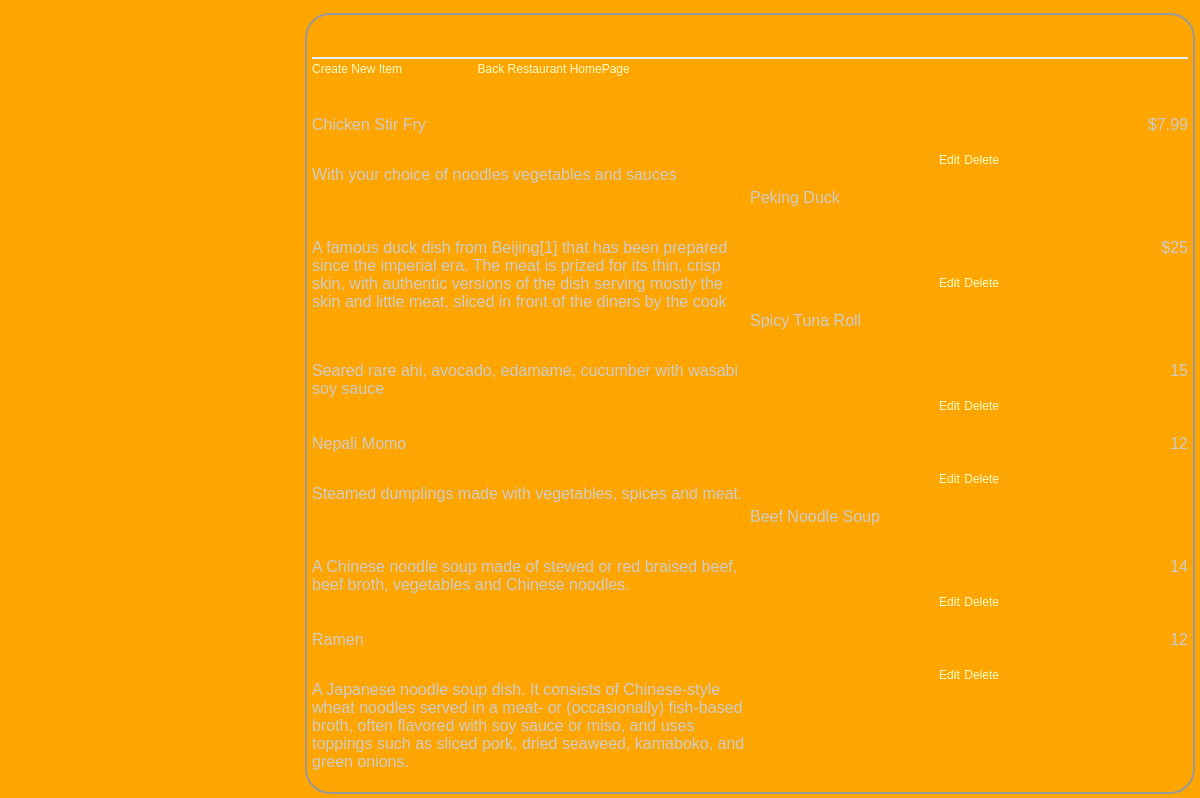
The page /restaurants/2/menu/ on the database its author committed.
### database_setup.py (models this page shows, shortened)
class MenuItem(Base):
    __tablename__ = 'menu_item'
    name = Column(String(80), nullable=False)
    id = Column(Integer, primary_key=True)
    description = Column(String(250))
    price = Column(String(8))
    course = Column(String(250))
    restaurant_id = Column(Integer, ForeignKey('restaurant.id'))
    restaurant = relationship(Restaurant)

### finalProject.py (the view)
@app.route('/restaurants/<int:restaurant_id>/')
@app.route('/restaurants/<int:restaurant_id>/menu/')
def showMenu(restaurant_id):
    restaurant = session.query(Restaurant).filter_by(id=restaurant_id).one()
    menu_list= session.query(MenuItem).filter_by(restaurant_id=restaurant_id).all()
    noRestaurantMessage = ""
    if len(menu_list) == 0:
        nullMessage = "There is no menu item yet."
    return render_template('menu.html', restaurant=restaurant, items=menu_list, Message=noRestaurantMessage)

### templates/menu.html (shortened to what this page needs)
<html>
<head>
	<link rel=stylesheet type=text/css href="{{ url_for('static', filename='styles.css') }}">
</head>
<body>
  <div class = 'pane'>
    <div class = 'header'> <h1>{{ restaurant.name }}</h1></div>
		{% if items == '' %}
			  <h3>{{ Message}}</h3>
				<a href = "{{url_for('newMenuItem', restaurant_id = restaurant.id )}}">Create New Item</a>
							&nbsp;&nbsp;&nbsp;&nbsp;&nbsp;&nbsp;&nbsp;&nbsp;&nbsp;&nbsp;&nbsp;&nbsp;&nbsp;&nbsp;&nbsp;
				<a href = "{{url_for('showRestaurants')}}">Back Restaurant HomePage</a>
		 </div>
		{% else %}
			<a href = "{{url_for('newMenuItem', restaurant_id = restaurant.id )}}">Create New Item</a>
			<a href = "{{url_for('showRestaurants')}}">Back Restaurant HomePage</a>
      {% for i in items %}
						{% if i.course == 'Entree' %}
						<h2>Entrees</h2>
	          	<div class = 'nameAndPrice'>
	          		<span class = 'name'><p>{{i.name}}</p></span>
	          		<span class = 'price'><p>{{i.price}} </p></span>
	          	</div>
	          	<div class = 'description'><p>{{i.description}}</p></div>
		          <div class = "editdeletepane">
								<a href='{{url_for('editMenuItem', restaurant_id = restaurant.id, menu_id=i.id ) }}' >Edit</a>
								<a href='{{url_for('deleteMenuItem', restaurant_id = restaurant.id, menu_id=i.id ) }}' >Delete</a>
	            </div>
							{% endif %}
      {% endfor %}
   {% endif %}
</body>
</html>

### static/styles.css (style rules this page uses)
body { font-family: sans-serif; background-color: #FFA500 }
h1, h3, h4 { color: #FFA500; }
h2 { color: #FFA500; }
h1, h2 { font-family: 'georgia', serif; margin: 0; }
h1 { border-bottom: 2px solid #eee; }
h2 { font-size: 4px; }
p, dd, dt { color: #cccccc; }
a { text-decoration: none; color: #ffffcc; font-size: .75em; }
.pane { position: absolute; left: 25%; border: 2px solid; border-radius: 25px; padding: 5px; margin: 5px; border-color: #999999; background-color: #FFA500; }
.header { left: 50%; text-align: center; }
.name { width: 50%; display: inline-block; float: left; }
.description { width: 50%; display: inline-block; float: left; }
.price { text-align: right; width: 50%; float: right; }
.editdeletepane { left: 100%; text-align: center; }

### rows shown on the page
MenuItem: name "Chicken Stir Fry", price "$7.99", description "With your choice of noodles vegetables and sauces"
MenuItem: name "Peking Duck", price "$25", description "A famous duck dish from Beijing[1] that has been prepared since the imperial era. The meat is prized for its thin, crisp skin, with authentic versions of the dish serving mostly the skin and little meat, sliced in front of the diners by the cook"
MenuItem: name "Spicy Tuna Roll", price "15", description "Seared rare ahi, avocado, edamame, cucumber with wasabi soy sauce"
MenuItem: name "Nepali Momo", price "12", description "Steamed dumplings made with vegetables, spices and meat."
MenuItem: name "Beef Noodle Soup", price "14", description "A Chinese noodle soup made of stewed or red braised beef, beef broth, vegetables and Chinese noodles."
MenuItem: name "Ramen", price "12", description "A Japanese noodle soup dish. It consists of Chinese-style wheat noodles served in a meat- or (occasionally) fish-based broth, often flavored with soy sauce or miso, and uses toppings such as sliced pork, dried seaweed, kamaboko, and green onions."
